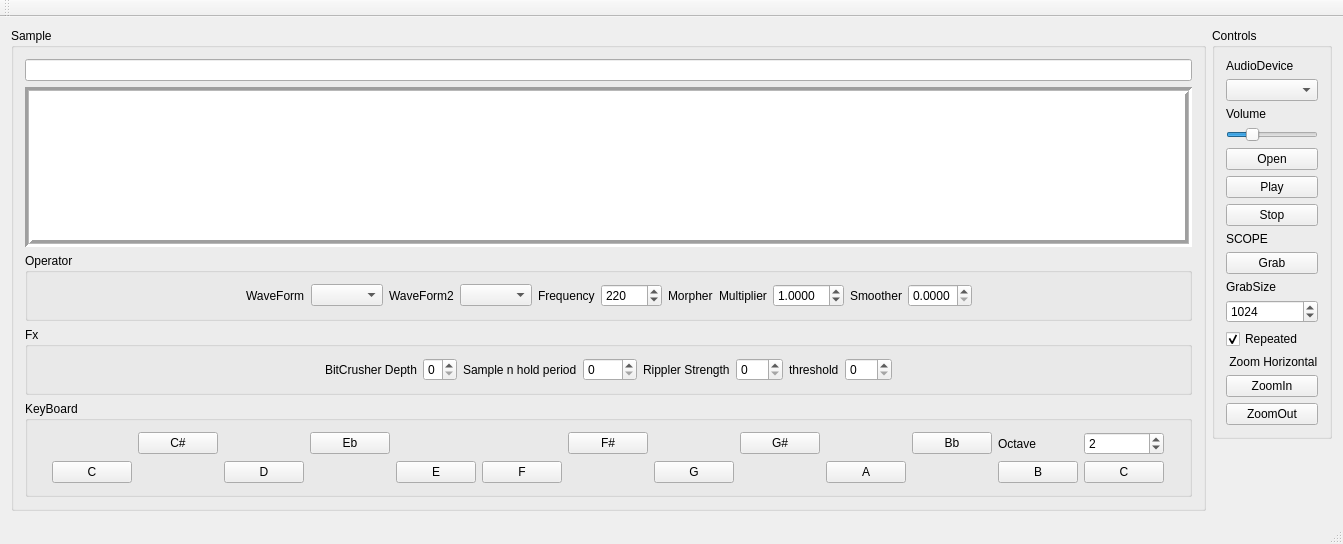
<?xml version="1.0" encoding="UTF-8"?>
<ui version="4.0">
 <class>MainWindow</class>
 <widget class="QMainWindow" name="MainWindow">
  <property name="geometry">
   <rect>
    <x>0</x>
    <y>0</y>
    <width>1343</width>
    <height>544</height>
   </rect>
  </property>
  <property name="windowTitle">
   <string>MainWindow</string>
  </property>
  <widget class="QWidget" name="centralWidget">
   <layout class="QHBoxLayout" name="horizontalLayout">
    <item>
     <widget class="QGroupBox" name="groupBox_3">
      <property name="title">
       <string>Sample</string>
      </property>
      <layout class="QVBoxLayout" name="verticalLayout">
       <item>
        <widget class="QLineEdit" name="lineEdit_Path"/>
       </item>
       <item>
        <widget class="QGraphicsView" name="graphicsView_WaveForm">
         <property name="frameShape">
          <enum>QFrame::Box</enum>
         </property>
         <property name="lineWidth">
          <number>3</number>
         </property>
         <property name="midLineWidth">
          <number>1</number>
         </property>
         <property name="sizeAdjustPolicy">
          <enum>QAbstractScrollArea::AdjustToContents</enum>
         </property>
         <property name="backgroundBrush">
          <brush brushstyle="NoBrush">
           <color alpha="128">
            <red>0</red>
            <green>255</green>
            <blue>0</blue>
           </color>
          </brush>
         </property>
         <property name="foregroundBrush">
          <brush brushstyle="NoBrush">
           <color alpha="255">
            <red>0</red>
            <green>0</green>
            <blue>0</blue>
           </color>
          </brush>
         </property>
         <property name="alignment">
          <set>Qt::AlignCenter</set>
         </property>
        </widget>
       </item>
       <item>
        <widget class="QGroupBox" name="groupBox">
         <property name="sizePolicy">
          <sizepolicy hsizetype="Preferred" vsizetype="Preferred">
           <horstretch>0</horstretch>
           <verstretch>0</verstretch>
          </sizepolicy>
         </property>
         <property name="title">
          <string>Operator</string>
         </property>
         <layout class="QHBoxLayout" name="horizontalLayout_2">
          <item>
           <spacer name="horizontalSpacer">
            <property name="orientation">
             <enum>Qt::Horizontal</enum>
            </property>
            <property name="sizeHint" stdset="0">
             <size>
              <width>40</width>
              <height>20</height>
             </size>
            </property>
           </spacer>
          </item>
          <item>
           <widget class="QLabel" name="label_10">
            <property name="text">
             <string>WaveForm</string>
            </property>
           </widget>
          </item>
          <item>
           <widget class="QComboBox" name="comboBox_WaveForm"/>
          </item>
          <item>
           <widget class="QLabel" name="label">
            <property name="text">
             <string>WaveForm2</string>
            </property>
           </widget>
          </item>
          <item>
           <widget class="QComboBox" name="comboBox_WaveForm2"/>
          </item>
          <item>
           <widget class="QLabel" name="label_9">
            <property name="text">
             <string>Frequency</string>
            </property>
           </widget>
          </item>
          <item>
           <widget class="QDoubleSpinBox" name="doubleSpinBox_Frequency">
            <property name="decimals">
             <number>0</number>
            </property>
            <property name="maximum">
             <double>22050.000000000000000</double>
            </property>
            <property name="value">
             <double>220.000000000000000</double>
            </property>
           </widget>
          </item>
          <item>
           <widget class="QLabel" name="label_6">
            <property name="text">
             <string>Morpher</string>
            </property>
           </widget>
          </item>
          <item>
           <widget class="QLabel" name="label_11">
            <property name="text">
             <string>Multiplier</string>
            </property>
           </widget>
          </item>
          <item>
           <widget class="QDoubleSpinBox" name="doubleSpinBox_MorphFrequencyMultiplier">
            <property name="decimals">
             <number>4</number>
            </property>
            <property name="singleStep">
             <double>0.001000000000000</double>
            </property>
            <property name="value">
             <double>1.000000000000000</double>
            </property>
           </widget>
          </item>
          <item>
           <widget class="QLabel" name="label_15">
            <property name="text">
             <string>Smoother</string>
            </property>
           </widget>
          </item>
          <item>
           <widget class="QDoubleSpinBox" name="doubleSpinBox_SmootherFactor">
            <property name="decimals">
             <number>4</number>
            </property>
            <property name="maximum">
             <double>1.000000000000000</double>
            </property>
            <property name="singleStep">
             <double>0.000100000000000</double>
            </property>
           </widget>
          </item>
          <item>
           <spacer name="horizontalSpacer_2">
            <property name="orientation">
             <enum>Qt::Horizontal</enum>
            </property>
            <property name="sizeHint" stdset="0">
             <size>
              <width>40</width>
              <height>20</height>
             </size>
            </property>
           </spacer>
          </item>
         </layout>
        </widget>
       </item>
       <item>
        <widget class="QGroupBox" name="groupBox_4">
         <property name="title">
          <string>Fx</string>
         </property>
         <layout class="QHBoxLayout" name="horizontalLayout_3">
          <item>
           <spacer name="horizontalSpacer_11">
            <property name="orientation">
             <enum>Qt::Horizontal</enum>
            </property>
            <property name="sizeHint" stdset="0">
             <size>
              <width>40</width>
              <height>20</height>
             </size>
            </property>
           </spacer>
          </item>
          <item>
           <widget class="QLabel" name="label_13">
            <property name="text">
             <string>BitCrusher Depth</string>
            </property>
           </widget>
          </item>
          <item>
           <widget class="QSpinBox" name="spinBox_BitCrushserDepth">
            <property name="maximum">
             <number>7</number>
            </property>
           </widget>
          </item>
          <item>
           <widget class="QLabel" name="label_14">
            <property name="text">
             <string>Sample n hold period</string>
            </property>
           </widget>
          </item>
          <item>
           <widget class="QSpinBox" name="spinBox_SnHPeriod">
            <property name="maximum">
             <number>9999</number>
            </property>
           </widget>
          </item>
          <item>
           <widget class="QLabel" name="label_16">
            <property name="text">
             <string>Rippler Strength</string>
            </property>
           </widget>
          </item>
          <item>
           <widget class="QSpinBox" name="spinBox_RipplerStrength">
            <property name="maximum">
             <number>255</number>
            </property>
           </widget>
          </item>
          <item>
           <widget class="QLabel" name="label_17">
            <property name="text">
             <string>threshold</string>
            </property>
           </widget>
          </item>
          <item>
           <widget class="QSpinBox" name="spinBox_RipplerThreshold">
            <property name="maximum">
             <number>255</number>
            </property>
           </widget>
          </item>
          <item>
           <spacer name="horizontalSpacer_12">
            <property name="orientation">
             <enum>Qt::Horizontal</enum>
            </property>
            <property name="sizeHint" stdset="0">
             <size>
              <width>40</width>
              <height>20</height>
             </size>
            </property>
           </spacer>
          </item>
         </layout>
        </widget>
       </item>
       <item>
        <widget class="QGroupBox" name="groupBox_2">
         <property name="title">
          <string>KeyBoard</string>
         </property>
         <layout class="QGridLayout" name="gridLayout_2">
          <item row="2" column="1">
           <widget class="QPushButton" name="pushButton">
            <property name="text">
             <string>C</string>
            </property>
           </widget>
          </item>
          <item row="1" column="9">
           <widget class="QPushButton" name="pushButton_12">
            <property name="text">
             <string>G#</string>
            </property>
           </widget>
          </item>
          <item row="2" column="5">
           <widget class="QPushButton" name="pushButton_3">
            <property name="text">
             <string>E</string>
            </property>
           </widget>
          </item>
          <item row="2" column="9">
           <spacer name="horizontalSpacer_9">
            <property name="orientation">
             <enum>Qt::Horizontal</enum>
            </property>
            <property name="sizeHint" stdset="0">
             <size>
              <width>40</width>
              <height>20</height>
             </size>
            </property>
           </spacer>
          </item>
          <item row="2" column="3">
           <widget class="QPushButton" name="pushButton_2">
            <property name="text">
             <string>D</string>
            </property>
           </widget>
          </item>
          <item row="2" column="4">
           <spacer name="horizontalSpacer_7">
            <property name="orientation">
             <enum>Qt::Horizontal</enum>
            </property>
            <property name="sizeHint" stdset="0">
             <size>
              <width>40</width>
              <height>20</height>
             </size>
            </property>
           </spacer>
          </item>
          <item row="2" column="16">
           <spacer name="horizontalSpacer_4">
            <property name="orientation">
             <enum>Qt::Horizontal</enum>
            </property>
            <property name="sizeHint" stdset="0">
             <size>
              <width>40</width>
              <height>20</height>
             </size>
            </property>
           </spacer>
          </item>
          <item row="2" column="6">
           <widget class="QPushButton" name="pushButton_4">
            <property name="text">
             <string>F</string>
            </property>
           </widget>
          </item>
          <item row="2" column="0">
           <spacer name="horizontalSpacer_3">
            <property name="orientation">
             <enum>Qt::Horizontal</enum>
            </property>
            <property name="sizeHint" stdset="0">
             <size>
              <width>40</width>
              <height>20</height>
             </size>
            </property>
           </spacer>
          </item>
          <item row="1" column="4">
           <widget class="QPushButton" name="pushButton_10">
            <property name="text">
             <string>Eb</string>
            </property>
           </widget>
          </item>
          <item row="2" column="13">
           <widget class="QPushButton" name="pushButton_8">
            <property name="text">
             <string>C</string>
            </property>
           </widget>
          </item>
          <item row="2" column="2">
           <spacer name="horizontalSpacer_6">
            <property name="orientation">
             <enum>Qt::Horizontal</enum>
            </property>
            <property name="sizeHint" stdset="0">
             <size>
              <width>40</width>
              <height>20</height>
             </size>
            </property>
           </spacer>
          </item>
          <item row="2" column="8">
           <widget class="QPushButton" name="pushButton_5">
            <property name="text">
             <string>G</string>
            </property>
           </widget>
          </item>
          <item row="2" column="12">
           <widget class="QPushButton" name="pushButton_7">
            <property name="text">
             <string>B</string>
            </property>
           </widget>
          </item>
          <item row="1" column="2">
           <widget class="QPushButton" name="pushButton_9">
            <property name="text">
             <string>C#</string>
            </property>
           </widget>
          </item>
          <item row="1" column="11">
           <widget class="QPushButton" name="pushButton_13">
            <property name="text">
             <string>Bb</string>
            </property>
           </widget>
          </item>
          <item row="1" column="7">
           <widget class="QPushButton" name="pushButton_11">
            <property name="text">
             <string>F#</string>
            </property>
           </widget>
          </item>
          <item row="1" column="0">
           <spacer name="horizontalSpacer_5">
            <property name="orientation">
             <enum>Qt::Horizontal</enum>
            </property>
            <property name="sizeHint" stdset="0">
             <size>
              <width>40</width>
              <height>20</height>
             </size>
            </property>
           </spacer>
          </item>
          <item row="2" column="10">
           <widget class="QPushButton" name="pushButton_6">
            <property name="text">
             <string>A</string>
            </property>
           </widget>
          </item>
          <item row="2" column="7">
           <spacer name="horizontalSpacer_8">
            <property name="orientation">
             <enum>Qt::Horizontal</enum>
            </property>
            <property name="sizeHint" stdset="0">
             <size>
              <width>40</width>
              <height>20</height>
             </size>
            </property>
           </spacer>
          </item>
          <item row="2" column="11">
           <spacer name="horizontalSpacer_10">
            <property name="orientation">
             <enum>Qt::Horizontal</enum>
            </property>
            <property name="sizeHint" stdset="0">
             <size>
              <width>40</width>
              <height>20</height>
             </size>
            </property>
           </spacer>
          </item>
          <item row="1" column="12">
           <widget class="QLabel" name="label_12">
            <property name="text">
             <string>Octave</string>
            </property>
           </widget>
          </item>
          <item row="1" column="13">
           <widget class="QSpinBox" name="spinBox">
            <property name="maximum">
             <number>8</number>
            </property>
            <property name="value">
             <number>2</number>
            </property>
           </widget>
          </item>
         </layout>
        </widget>
       </item>
      </layout>
     </widget>
    </item>
    <item alignment="Qt::AlignTop">
     <widget class="QGroupBox" name="groupBox_Open">
      <property name="sizePolicy">
       <sizepolicy hsizetype="Preferred" vsizetype="Preferred">
        <horstretch>0</horstretch>
        <verstretch>0</verstretch>
       </sizepolicy>
      </property>
      <property name="title">
       <string>Controls</string>
      </property>
      <property name="alignment">
       <set>Qt::AlignLeading|Qt::AlignLeft|Qt::AlignTop</set>
      </property>
      <layout class="QVBoxLayout" name="verticalLayout_2">
       <item>
        <widget class="QLabel" name="label_5">
         <property name="text">
          <string>AudioDevice</string>
         </property>
        </widget>
       </item>
       <item>
        <widget class="QComboBox" name="comboBox_AudioDevice"/>
       </item>
       <item>
        <widget class="QLabel" name="label_4">
         <property name="text">
          <string>Volume</string>
         </property>
        </widget>
       </item>
       <item>
        <widget class="QSlider" name="horizontalSlider_AudioOutputVolume">
         <property name="sizePolicy">
          <sizepolicy hsizetype="Minimum" vsizetype="Fixed">
           <horstretch>0</horstretch>
           <verstretch>0</verstretch>
          </sizepolicy>
         </property>
         <property name="maximum">
          <number>100</number>
         </property>
         <property name="value">
          <number>25</number>
         </property>
         <property name="orientation">
          <enum>Qt::Horizontal</enum>
         </property>
         <property name="tickPosition">
          <enum>QSlider::NoTicks</enum>
         </property>
        </widget>
       </item>
       <item>
        <widget class="QPushButton" name="pushButton_Open">
         <property name="text">
          <string>Open</string>
         </property>
        </widget>
       </item>
       <item>
        <widget class="QPushButton" name="pushButton_Play">
         <property name="text">
          <string>Play</string>
         </property>
        </widget>
       </item>
       <item>
        <widget class="QPushButton" name="pushButton_Stop">
         <property name="text">
          <string>Stop</string>
         </property>
        </widget>
       </item>
       <item>
        <widget class="QLabel" name="label_7">
         <property name="text">
          <string>SCOPE</string>
         </property>
        </widget>
       </item>
       <item>
        <widget class="QPushButton" name="pushButton_ScopeGrab">
         <property name="text">
          <string>Grab</string>
         </property>
        </widget>
       </item>
       <item>
        <widget class="QLabel" name="label_8">
         <property name="text">
          <string>GrabSize</string>
         </property>
        </widget>
       </item>
       <item>
        <widget class="QSpinBox" name="spinBox_ScopeGrabSize">
         <property name="maximum">
          <number>4096</number>
         </property>
         <property name="value">
          <number>1024</number>
         </property>
        </widget>
       </item>
       <item>
        <widget class="QCheckBox" name="checkBox_ScopeGrabRepeated">
         <property name="text">
          <string>Repeated</string>
         </property>
         <property name="checked">
          <bool>true</bool>
         </property>
        </widget>
       </item>
       <item>
        <widget class="QLabel" name="label_3">
         <property name="text">
          <string> Zoom Horizontal</string>
         </property>
        </widget>
       </item>
       <item>
        <widget class="QPushButton" name="pushButton_ZoomInHorizontal">
         <property name="text">
          <string>ZoomIn</string>
         </property>
        </widget>
       </item>
       <item>
        <widget class="QPushButton" name="pushButton_ZoomOutHorizontal">
         <property name="text">
          <string>ZoomOut</string>
         </property>
        </widget>
       </item>
      </layout>
     </widget>
    </item>
   </layout>
  </widget>
  <widget class="QMenuBar" name="menuBar">
   <property name="geometry">
    <rect>
     <x>0</x>
     <y>0</y>
     <width>1343</width>
     <height>21</height>
    </rect>
   </property>
  </widget>
  <widget class="QToolBar" name="mainToolBar">
   <attribute name="toolBarArea">
    <enum>TopToolBarArea</enum>
   </attribute>
   <attribute name="toolBarBreak">
    <bool>false</bool>
   </attribute>
  </widget>
  <widget class="QStatusBar" name="statusBar"/>
 </widget>
 <layoutdefault spacing="6" margin="11"/>
 <resources/>
 <connections/>
</ui>
